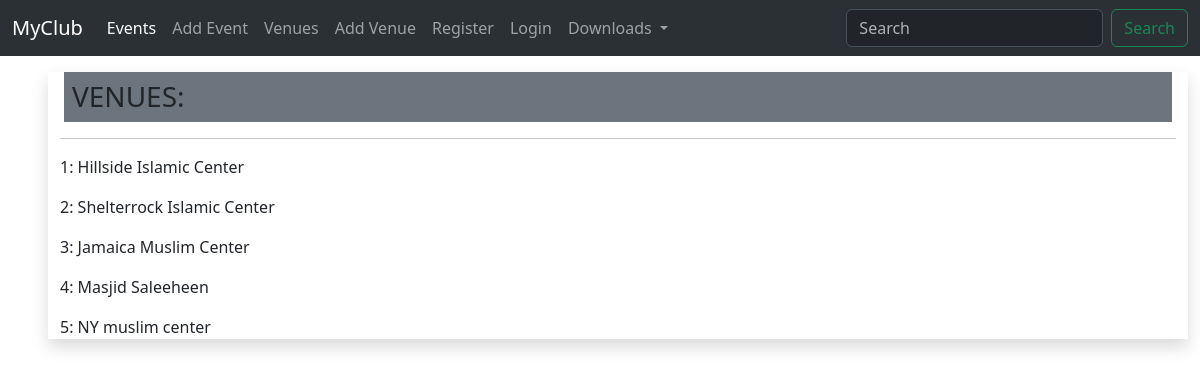
The page /list_venue/ on the database its author committed.
### events/models.py (models this page shows)
class Venue(models.Model):
    name = models.CharField('Venue Name', max_length=120)
    address = models.CharField(max_length=150)
    zip_code = models.CharField('Zip Code', max_length=10)
    phone = models.CharField('Contact Phone', max_length=15)
    web = models.URLField('Website Address')
    email_address = models.EmailField('Email Address')
    def __str__(self):
        return self.name

### events/views.py (the view)
# urls.py: path('list_venue/', views.list_venue, name='list_venue'),
def list_venue(request):
    venues = Venue.objects.all()
    return render(request, 'events/list_venue.html',{
        'venues': venues,
    })

### events/templates/events/list_venue.html
{% extends 'events/event_list.html' %}
{% block content %}
   <div class='container shadow mx-5 my-3'>
        <h3 class='bg-secondary p-2 m-1'>VENUES:</h3><hr>
        {% for venue in venues %}
        <p> {{venue.id}}: {{venue}}</p>
        {% endfor %}
   </div>
{% endblock %}

### rows shown on the page
Venue: id "1", name "Hillside Islamic Center"
Venue: id "2", name "Shelterrock Islamic Center"
Venue: id "3", name "Jamaica Muslim Center"
Venue: id "4", name "Masjid Saleeheen"
Venue: id "5", name "NY muslim center"
